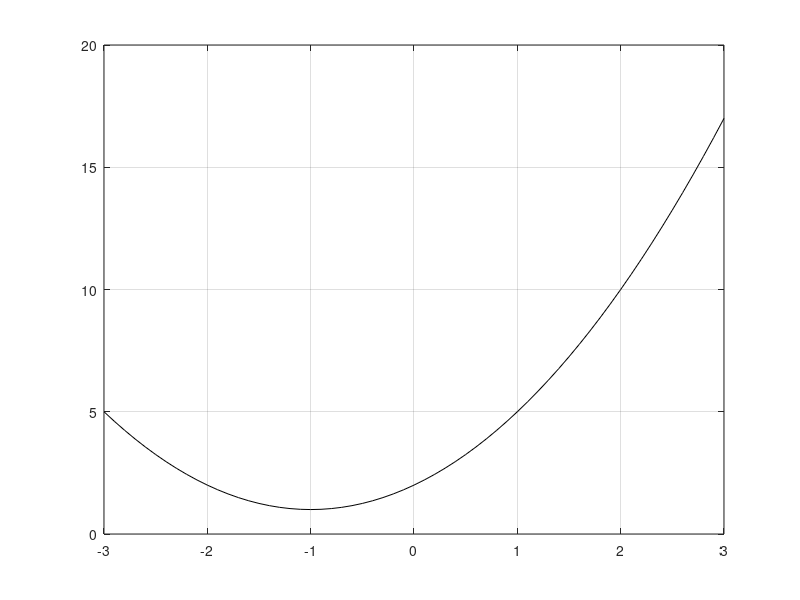

Write the MATLAB code that produced this figure. (Note: this script raises an error after producing the figure.)
clear
%% First define function and display
x = [-3:0.1:3];
y = (x + 1).* (x + 1) + 1;
plot(x,y,'k-');grid

%% Next find unconstrained minimum 
x0 = 3;
options = optimoptions('fminunc','Display','iter','Algorithm','quasi-newton');
[xoptimal, optimal_cost] = fminunc('hw2_example_cost',x0,options)

%% Finally, find constrained minimum if x > 0
% Algorithm types include sqp, active-set, and trust-region-reflective
lb = -3; ub = 4;
x0 = 3;
options = optimoptions('fmincon','Display','iter','Algorithm','sqp');
[xoptimalc, optimal_costc] = fmincon('hw2_example_cost',x0,[],[],[],[],lb,ub,'hw2_example_constraint',options)